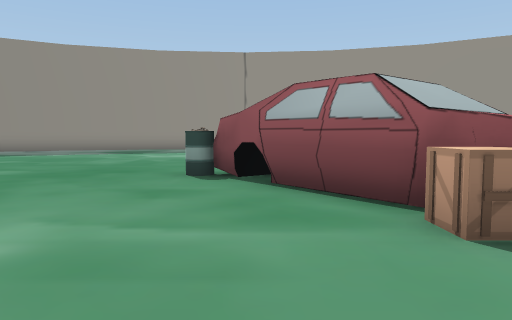
view 1 (above)

20 first-person views from a walk through a Unity game level. The camera is 1.4 m above the floor, tilts 4° down and sees 70° across. The floor is counted in squares, 2 m on a side. Each view is taken from the middle of a square. On the plan, view 1 faces up. The plan holds only what a view shows up to about 11 squares ahead; the rest is blank. The place goes on beyond the plan. The player character is not drawn.

view 2
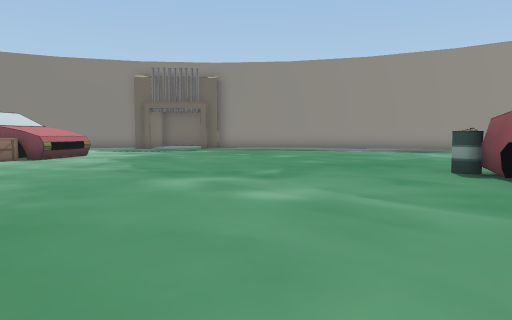

view 3
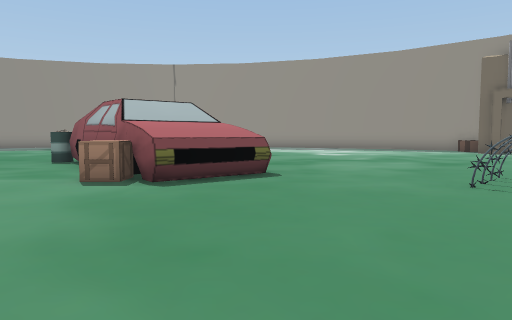

view 4
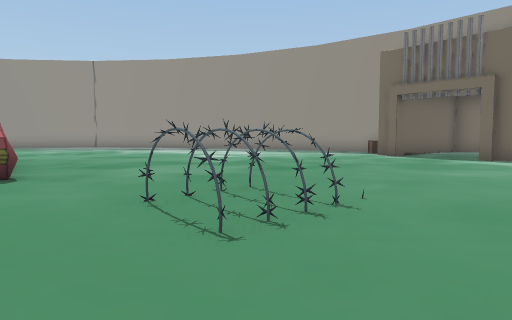

view 5
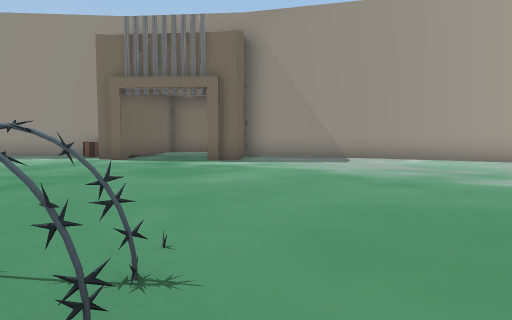

view 6
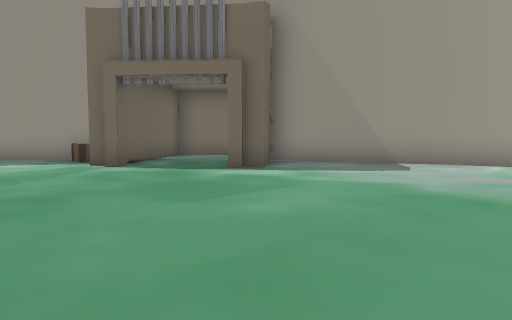

view 7
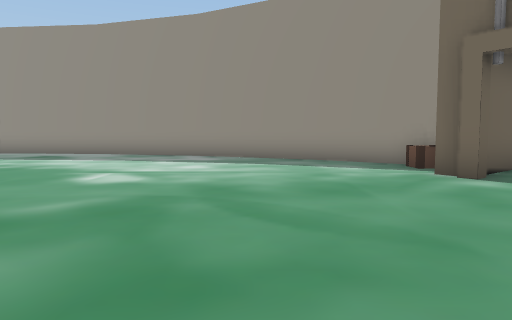

view 8
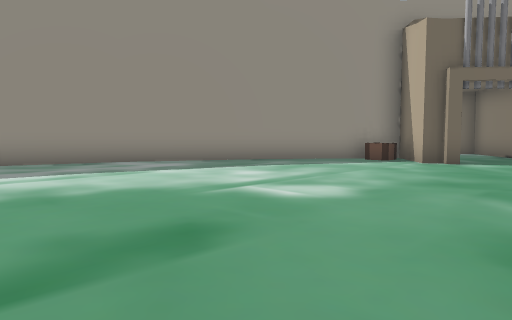

view 9
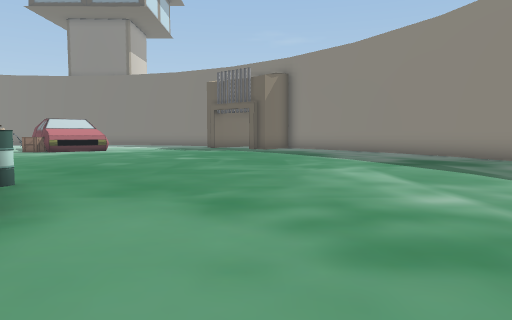

view 10
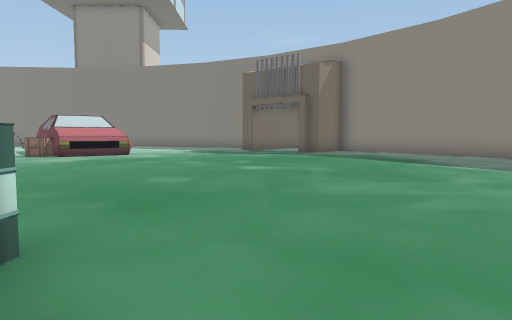

view 11
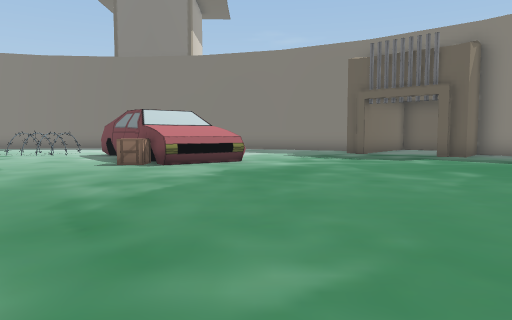

view 12
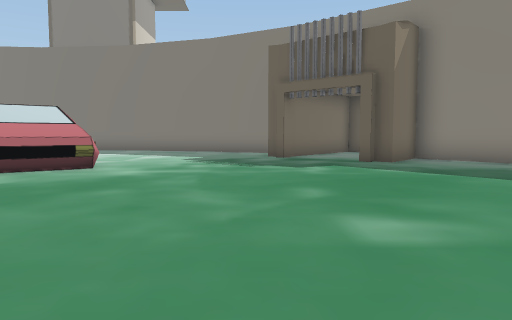

view 13
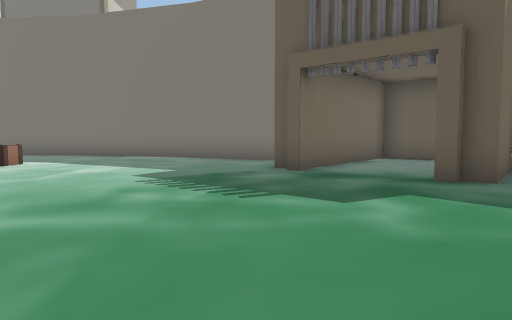

view 14
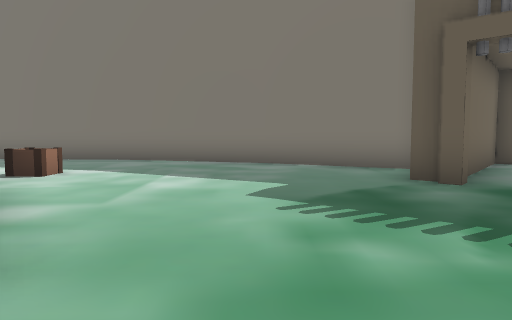

view 15
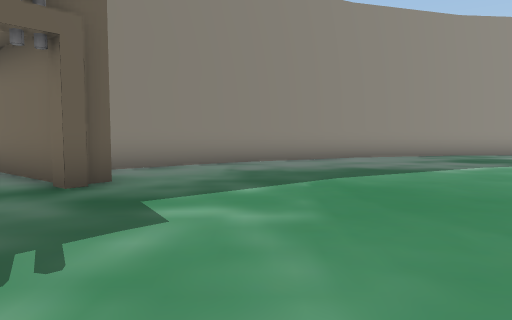

view 16
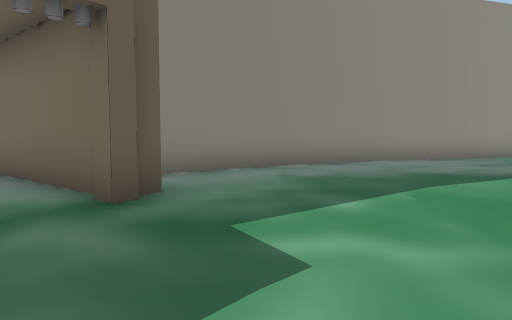

view 17
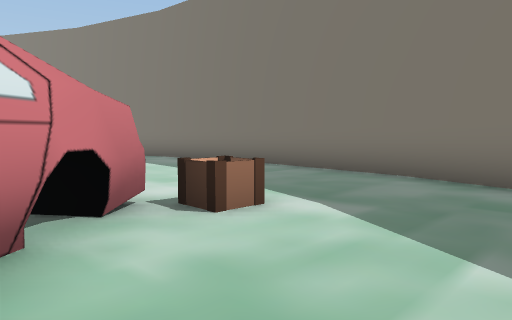

view 18
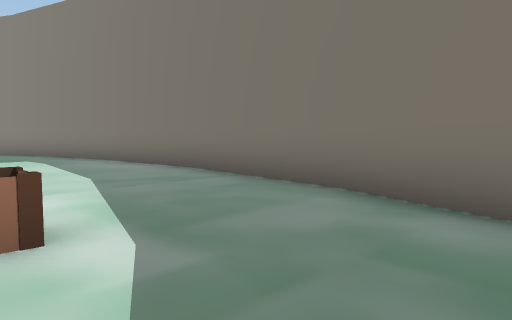

view 19
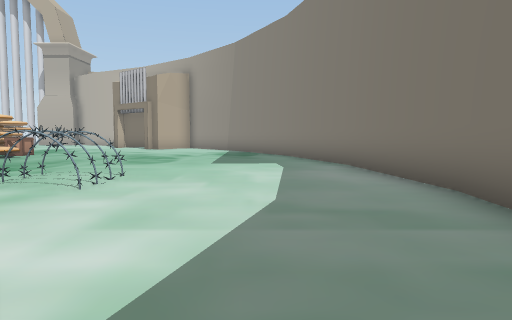

view 20
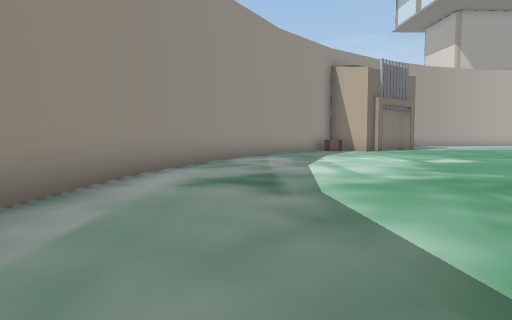

### Floor plan
Points are (right, up) in squares from view 1. A wall is a line through its corners. A room is listed if a view was taken in it or the views show most of it. See-through windows are left out.
Room 1 (views 1, 2, 3, 4, 5, 6, 7, 8, 9, 10, 11, 12, 13, 14, 15, 16, 17, 18, 19, 20)
walls: (1.6, 3.3) (-0.6, 6.2); (1.7, 3.3) (0.6, 4.4); (0.2, 5.1) (-0.5, 6); (4.3, 3.6) (2.5, 2.2); (-11.5, 3.8) (-10.2, 1.9) (-13, -0.2); (12.5, 10) (12.2, 10.4) (13.6, 11.6) (10.5, 14.2); (-15.5, 0.8) (-14.3, 1.7); (3.5, 17.1) (0.4, 17.4); (-13.8, 10.2) (-16.5, 12.4); (7.3, 15.9) (3.3, 17.1); (-4.6, 17.1) (-8.2, 16); (-15.4, 7.7) (-15.7, 7.3); (10.7, 14.1) (7.1, 16); (-8.1, 16) (-11.6, 14.1); (15.9, 8.4) (14.6, 7.4) (14.4, 7.7); (-11.6, 14.2) (-14.6, 11.6) (-13.1, 10.4) (-13.4, 10.1); (14.8, 11.8) (12.9, 10.2); (18, 5) (16.1, 8.7); (-17.4, 8.2) (-19, 5.1); (19, 1.9) (18, 5.2); (-19, 5.2) (-20.1, 1.3); (-20.1, 1.4) (-20.5, -2.6); (-20.5, -2.5) (-20.1, -6.5); (-17.8, 11.8) (-18.7, 10.7) (-15.5, 8.1); (-20.1, -6.3) (-19.3, -9.1)
low walls: (0.3, 6.4) (-0.4, 5.8)
objects: other object (-16, 1); other object (-15, -4) to (-15, -3); other object (-15, 8); other object (-11, 1); barrel (-1, 6); other object (2, 3); other object (7, 1) to (8, 3); other object (13, 12); other object (14, 8)

Positions as (right, up) in squares from view 1, and headings:
1: (0, 0), facing up
2: (1, -1), facing up-left
3: (4, -3), facing up
4: (8, -2), facing up
5: (8, 0), facing up-right
6: (9, 2), facing up-right
7: (9, 4), facing up
8: (3, 7), facing up-right
9: (4, 10), facing left
10: (1, 8), facing left
11: (-2, 4), facing left
12: (-4, 7), facing left
13: (-8, 7), facing left
14: (-10, 5), facing left
15: (-11, 5), facing up
16: (-12, 6), facing up
17: (-14, 4), facing down-left
18: (-16, 4), facing down-left
19: (-18, 2), facing down
20: (-3, 15), facing right
